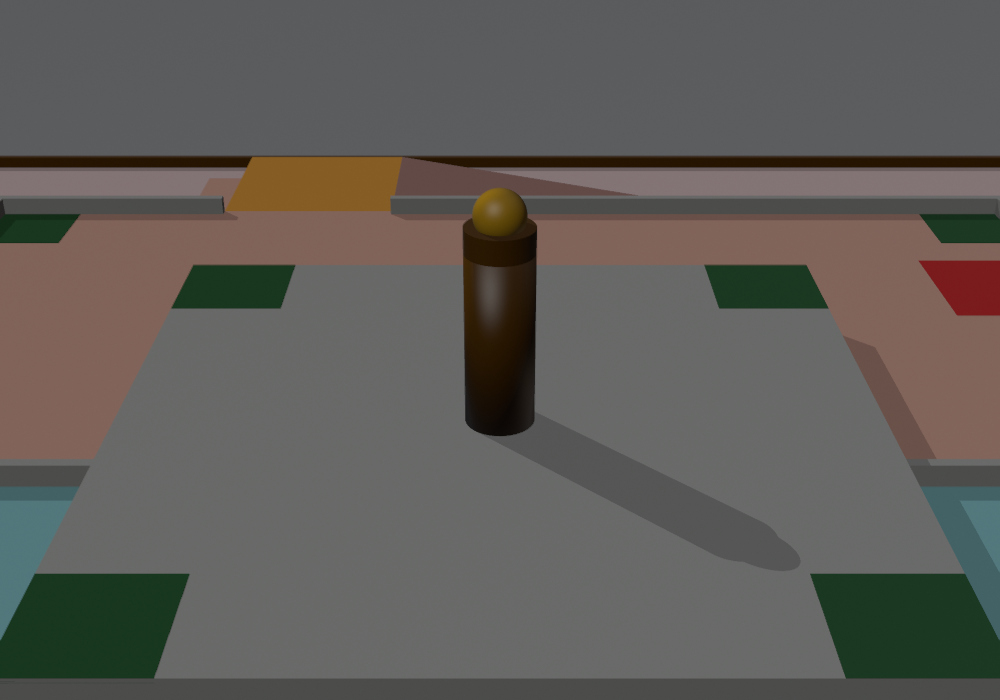
#> input picture output/datasets/blender/004_top_h3.50.png, 1000 x 700 px
$ python -i benchmark_methods.py   (imports and definitions only)
#> lines starting #> are read from the running program, lines starting #| are printed output that depends on the picture; after the words box and inside, x2 and y2 are one past the last pixel; in counts of white or black regions, pixels touching at a corner belong together
#> further down, picture is the input picture: shape (700, 1000, 3); mean B, G, R 88.2, 92.8, 95.3
from pathlib import Path
import csv,cv2,numpy as np,json
R=Path(__file__).resolve().parent; POS=R/'output/datasets/blender'; NEG=R/'output/datasets/blender_negative'; OUT=R/'output/datasets'
def hsvmask(im):return cv2.inRange(cv2.cvtColor(im,cv2.COLOR_BGR2HSV),np.array([8,30,25]),np.array([40,255,255]))
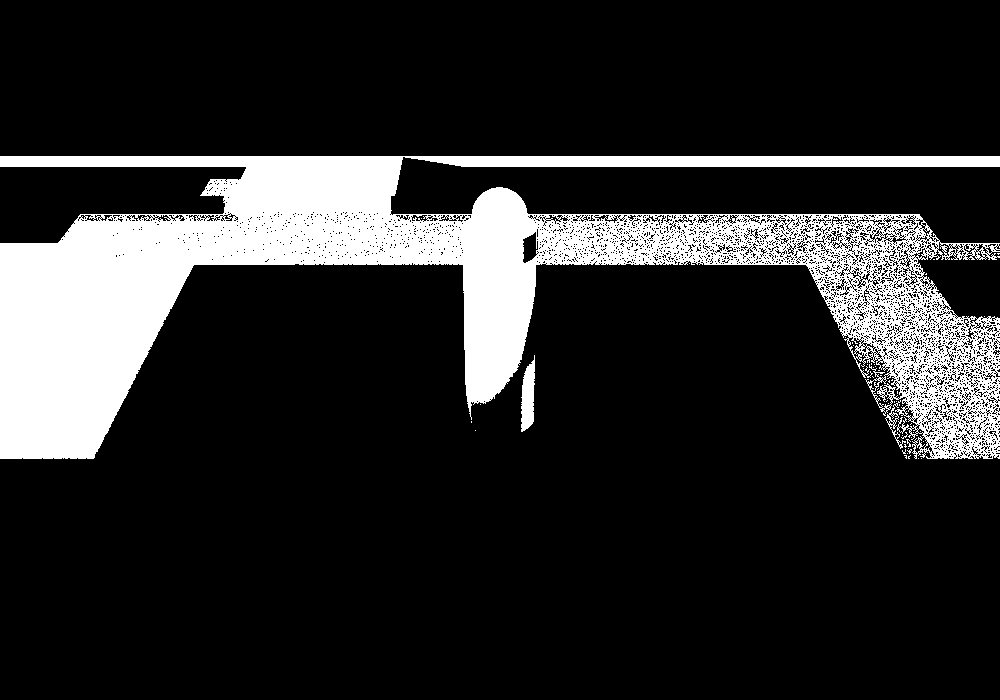
#> returned value: shape (700, 1000); 16.2% white; 51 white regions (48 under 20 px), largest, box (x1, y1, x2, y2) and area: (0, 156, 1000, 459) 112343, (521, 355, 535, 432) 757, (885, 400, 906, 449) 175
def proposals(im,center=None):
 h=hsvmask(im); n,l,st,cen=cv2.connectedComponentsWithStats(h); comps=[]
#> after `n, l, st, cen = cv2.connectedComponentsWithStats(h)`:
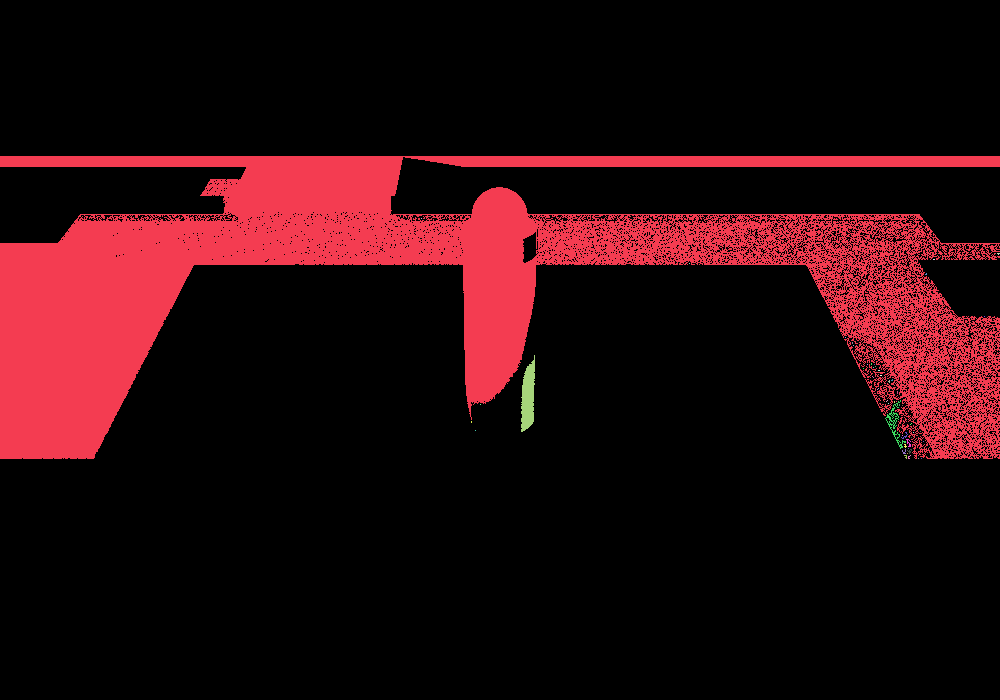
#> l: shape (700, 1000) int32; 52 distinct labels, from 0 to 51; one colour per label, 0 black
#> after `n, l, st, cen = cv2.connectedComponentsWithStats(h)`: n = 52; st = 52 rows, first 6: [0, 0, 1000, 700, 586588], [0, 156, 1000, 303, 112343], [421, 218, 1, 1, 1], [997, 253, 3, 2, 4], [933, 259, 2, 1, 2], [689, 263, 1, 1, 1]; cen = 52 pairs, first value 421 to 998, second value 218 to 458
 for i in range(1,n):
  x,y,w,hh,a=st[i]
  if a<30:continue
  c=(cen[i][0],cen[i][1]); d=0 if center is None else np.hypot(c[0]-center[0],c[1]-center[1]); comps.append((a,c,(x,y,w,hh),d))
#> this loop made 51 passes
#> (x, y, w, hh, a) on passes 2, 3, 4, 5, 6, 7, 8, 9, 10, 12, 13, 14: (421, 218, 1, 1, 1), (997, 253, 3, 2, 4), (933, 259, 2, 1, 2), (689, 263, 1, 1, 1), (925, 273, 2, 2, 3), (984, 316, 1, 1, 1), (845, 337, 1, 1, 1), (852, 342, 1, 2, 2), (853, 345, 1, 1, 1), (871, 363, 1, 2, 2), (867, 364, 1, 1, 1), (874, 364, 1, 1, 1)
#> (x, y, w, hh, a, c) on passes 1, 11, 28: (0, 156, 1000, 303, 112343, (429.6, 279.3)), (521, 355, 14, 77, 757, (527.7, 396.7)), (885, 400, 21, 49, 175, (894.3, 423.9))
#> after the loop, comps = [(112343, (429.6, 279.3), (0, 156, 1000, 303), 0), (757, (527.7, 396.7), (521, 355, 14, 77), 0), (175, (894.3, 423.9), (885, 400, 21, 49), 0)]
 return sorted(comps,key=lambda z:z[3] if center else -z[0])
def methods(im,center,view,target):
 h=proposals(im,center); hsv=h[0][1] if h else None
 gray=cv2.cvtColor(im,cv2.COLOR_BGR2GRAY); edge=cv2.Canny(gray,50,150)
 # local edge centroid
 x,y=map(int,center); x0=max(0,x-170);y0=max(0,y-170);x1=min(im.shape[1],x+170);y1=min(im.shape[0],y+170); ys,xs=np.where(edge[y0:y1,x0:x1]>0); canny=None if len(xs)<20 else (float(xs.mean()+x0),float(ys.mean()+y0))
 # contours / ellipse candidate
 cnts,_=cv2.findContours(hsvmask(im),cv2.RETR_EXTERNAL,cv2.CHAIN_APPROX_NONE); ell=None
 cand=[c for c in cnts if cv2.contourArea(c)>30 and len(c)>=5]
 if cand:
  c=min(cand,key=lambda q:np.hypot(cv2.moments(q)['m10']/(cv2.moments(q)['m00']+1e-9)-center[0],cv2.moments(q)['m01']/(cv2.moments(q)['m00']+1e-9)-center[1]))
  e=cv2.fitEllipse(c); ell=(float(e[0][0]),float(e[0][1]))
 g=cv2.medianBlur(gray[y0:y1,x0:x1],5);hc=cv2.HoughCircles(g,cv2.HOUGH_GRADIENT,1.2,30,param1=100,param2=26,minRadius=10,maxRadius=150);hough=None if hc is None else min([(float(c[0]+x0),float(c[1]+y0)) for c in hc[0]],key=lambda p:np.hypot(p[0]-center[0],p[1]-center[1]))
 if target=='ball':
  # Fusion policy: preserve a valid geometric circle; use ellipse only when Hough failed.
  # Color is an ROI/identity check, not a pixel-center average.
  fusion=hough if hough is not None else ell
  return {'HSV':hsv,'Canny':canny,'Hough':hough,'Ellipse':ell,'Fusion':fusion}
 # For column, Hough is intentionally excluded. Mixed method = color + vertical edge center.
 # Fusion policy for the column: depth-cylinder estimate is primary;
 # Canny is a consistency check and must not pull the center away from it.
 fusion=hsv
 return {'HSV':hsv,'Canny_vertical':canny,'Depth_cylinder_proxy':hsv,'Fusion':fusion}
def dist(p,g):return None if p is None else float(np.hypot(p[0]-g[0],p[1]-g[1]))
# [23 lines not run here, left out]

>>> import cv2
>>> picture = cv2.imread('output/datasets/blender/004_top_h3.50.png')
>>> result = proposals(picture)
#> result has the same summary as comps in proposals

$ run again, on output/datasets/blender/013_oblique_h2.20.png
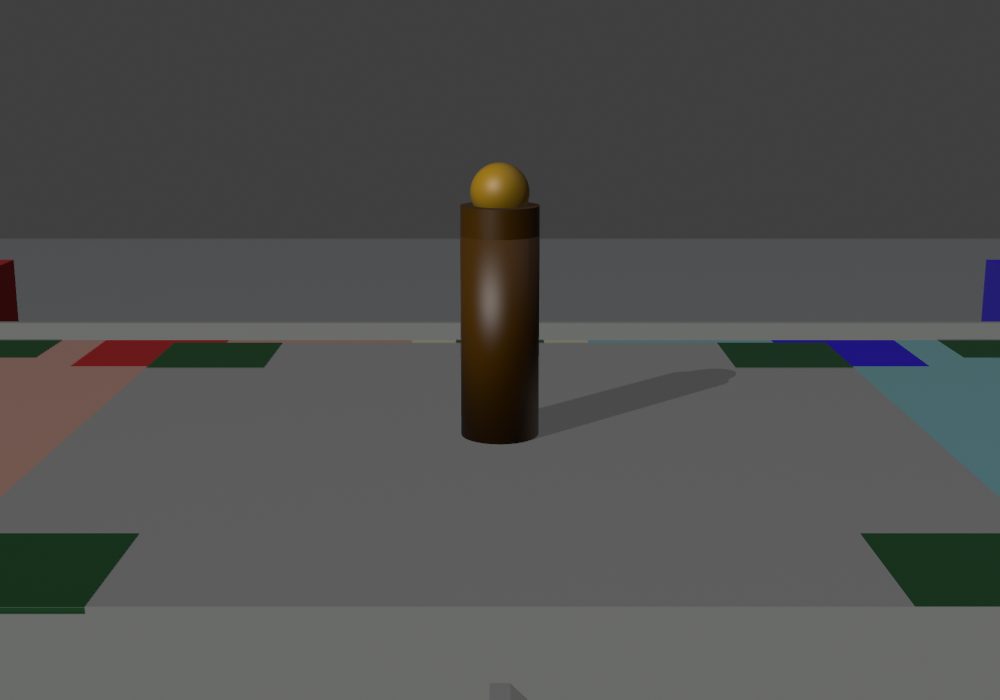
#> input picture output/datasets/blender/013_oblique_h2.20.png, 1000 x 700 px
#> picture is the input picture: shape (700, 1000, 3); mean B, G, R 78.3, 79.8, 79
#> in hsvmask, `def hsvmask(im):return cv2.inRange(cv2.cvtColor(im,cv2.COLOR_BGR2HSV),..`:
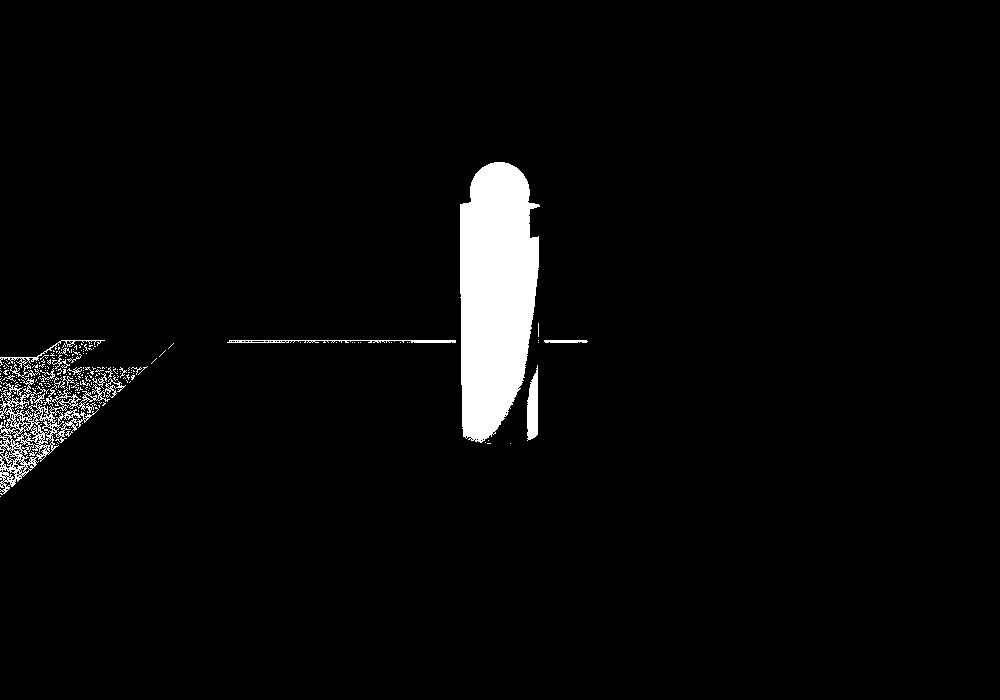
#> returned value: shape (700, 1000); 3.4% white; 223 white regions (202 under 20 px), largest, box (x1, y1, x2, y2) and area: (460, 162, 540, 443) 17598, (0, 377, 126, 495) 3366, (527, 365, 538, 441) 630
#> in proposals, `n, l, st, cen = cv2.connectedComponentsWithStats(h)`:
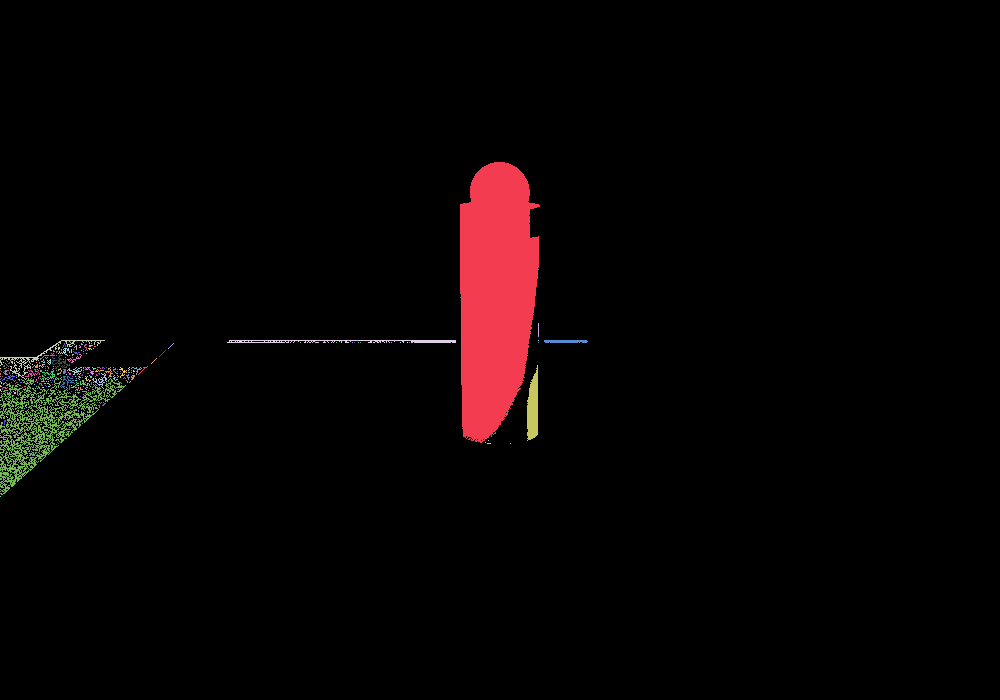
#> l: shape (700, 1000) int32; 224 distinct labels, from 0 to 223; one colour per label, 0 black
#> n = 224; st = 224 rows, first 6: [0, 0, 1000, 700, 676288], [460, 162, 80, 281, 17598], [538, 323, 1, 14, 14], [0, 340, 105, 40, 358], [227, 340, 229, 3, 463], [538, 340, 1, 1, 1]; cen = 224 pairs, first value 0 to 565.1, second value 294.8 to 496
#> the loop in proposals, `for i in range(1,n):` made 223 passes
#> (x, y, w, hh, a) on passes 2, 5, 7: (538, 323, 1, 14, 14), (538, 340, 1, 1, 1), (62, 343, 4, 5, 7)
#> after the loop in proposals, `for i in range(1,n):`: comps = 12 items

$ run again, on output/datasets/blender/020_oblique_h2.20.png
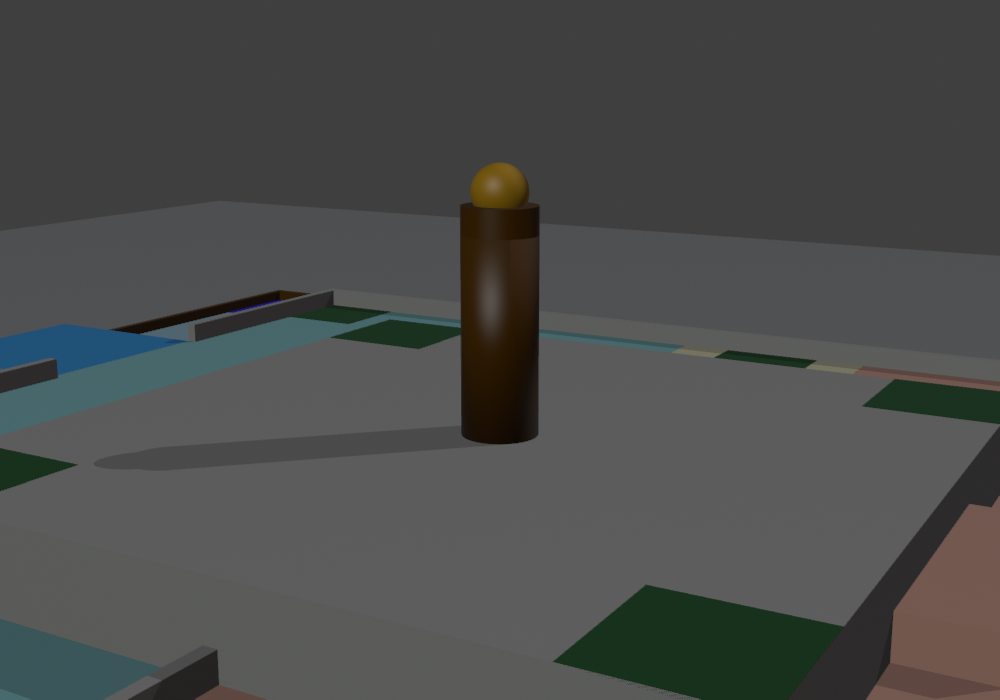
#> input picture output/datasets/blender/020_oblique_h2.20.png, 1000 x 700 px
#> picture is the input picture: shape (700, 1000, 3); mean B, G, R 74.4, 76, 74.2
#> in hsvmask, `def hsvmask(im):return cv2.inRange(cv2.cvtColor(im,cv2.COLOR_BGR2HSV),..`:
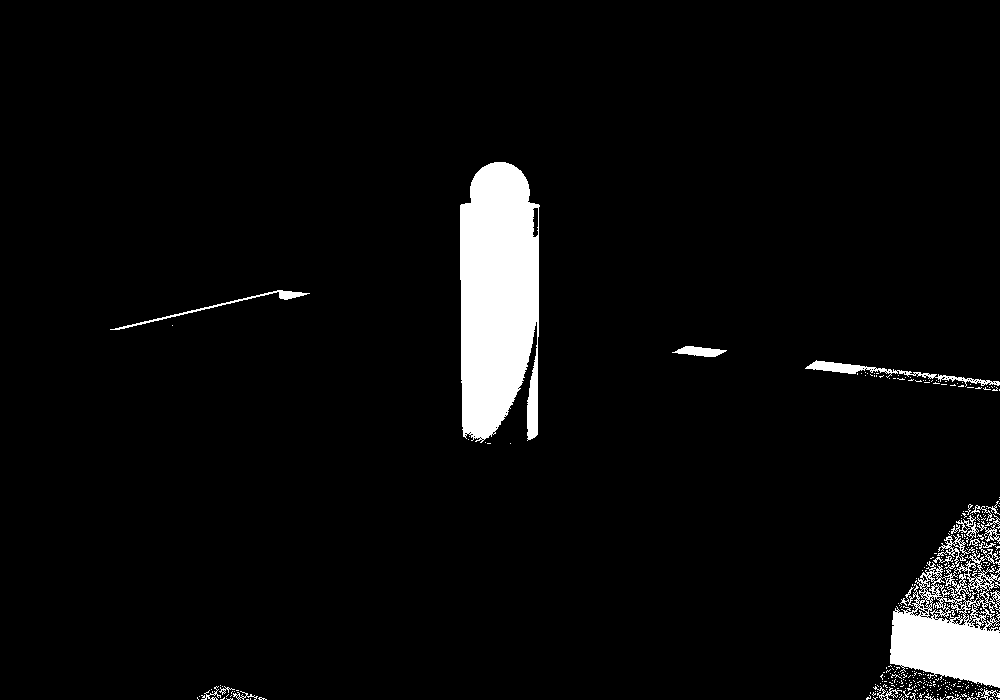
#> returned value: shape (700, 1000); 4.5% white; 342 white regions (320 under 20 px), largest, box (x1, y1, x2, y2) and area: (460, 162, 540, 443) 18772, (890, 534, 1000, 688) 8768, (805, 360, 1000, 387) 945
#> in proposals, `n, l, st, cen = cv2.connectedComponentsWithStats(h)`:
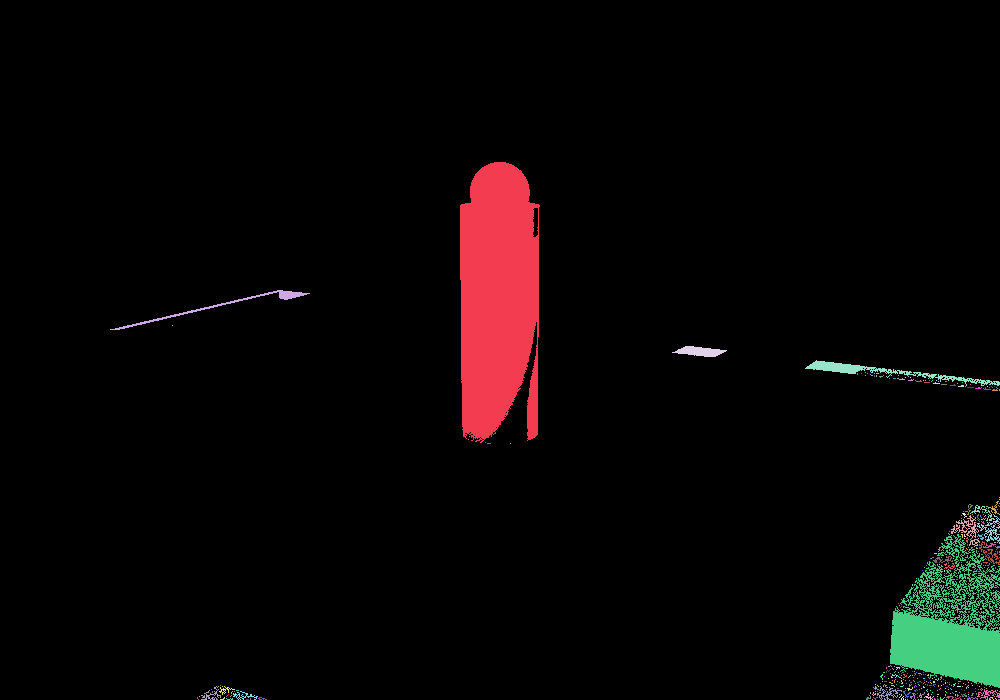
#> l: shape (700, 1000) int32; 343 distinct labels, from 0 to 342; one colour per label, 0 black
#> n = 343; st = 343 rows, first 6: [0, 0, 1000, 700, 668482], [460, 162, 80, 281, 18772], [110, 290, 200, 40, 550], [172, 325, 1, 1, 1], [672, 346, 55, 11, 364], [805, 360, 195, 27, 945]; cen = 343 pairs, first value 172 to 999, second value 298.6 to 699
#> the loop in proposals, `for i in range(1,n):` made 342 passes
#> (x, y, w, hh, a) on passes 3, 6, 7: (172, 325, 1, 1, 1), (857, 373, 1, 2, 2), (861, 373, 1, 1, 1)
#> after the loop in proposals, `for i in range(1,n):`: comps = 16 items
